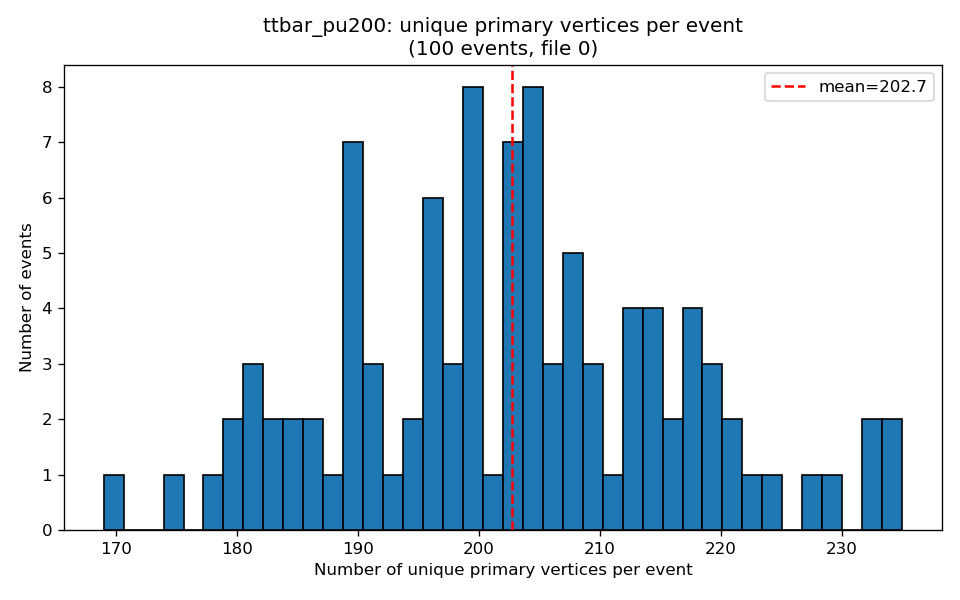

Recreate this plot in Python.
from huggingface_hub import HfFileSystem
import polars as pl
import numpy as np
import matplotlib.pyplot as plt

EVENT_NAME = "ttbar_pu200"
FILE_INDEX = 0
NUMBER_OF_HF_REPO_FILES = 1000
OUT_PATH = "/storage/agrp/barakma/PileupODD/scripts/hist_unique_vertices.png"

fs = HfFileSystem()
file_path = (
    f"datasets/CERN/ColliderML-Release-1/data/{EVENT_NAME}_particles/"
    f"train-{FILE_INDEX:05d}-of-{NUMBER_OF_HF_REPO_FILES:05d}.parquet"
)
print(f"Reading: {file_path}")
with fs.open(file_path, "rb") as f:
    particles = pl.read_parquet(f, columns=["event_id", "vertex_primary"])

print(f"Rows (events): {particles.height}")

# each row is one event; vertex_primary is a list of per-particle vertex indices
counts = (
    particles
    .with_columns(
        pl.col("vertex_primary").list.n_unique().alias("n_vertices")
    )
    ["n_vertices"]
    .to_numpy()
)

print(f"min={counts.min()}, max={counts.max()}, "
      f"mean={counts.mean():.1f}, median={np.median(counts):.1f}")

fig, ax = plt.subplots(figsize=(8, 5))
ax.hist(counts, bins=40, edgecolor="black")
ax.set_xlabel("Number of unique primary vertices per event")
ax.set_ylabel("Number of events")
ax.set_title(f"{EVENT_NAME}: unique primary vertices per event\n({len(counts)} events, file {FILE_INDEX})")
ax.axvline(counts.mean(), color="red", linestyle="--", label=f"mean={counts.mean():.1f}")
ax.legend()
fig.tight_layout()
fig.savefig(OUT_PATH, dpi=120)
print(f"\nSaved: {OUT_PATH}")
